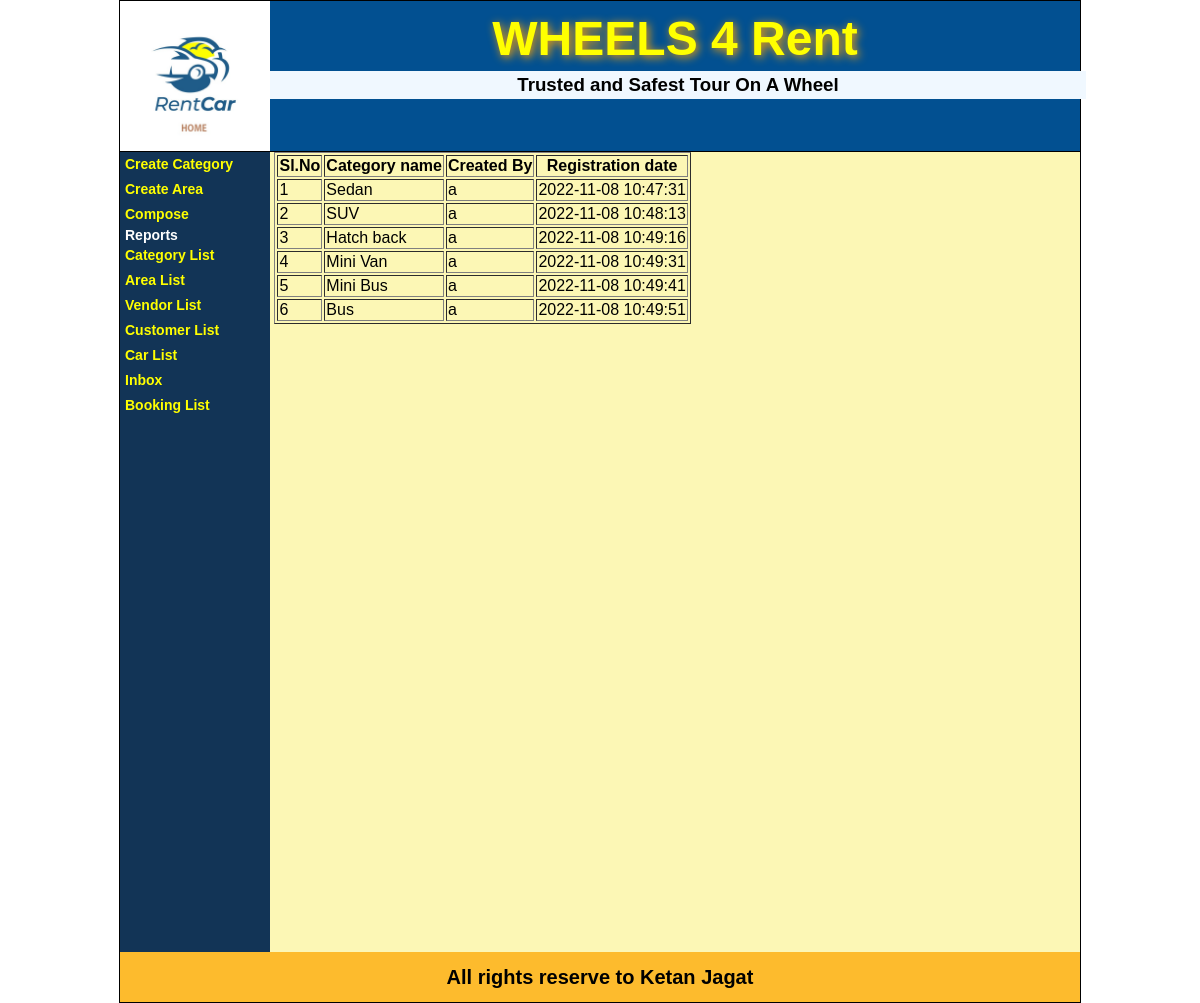
The page /showCategoryList.php on the database its author committed.
### tables this page shows
CREATE TABLE IF NOT EXISTS `category_info` (
  `cat_id` int(11) NOT NULL AUTO_INCREMENT,
  `cat_name` varchar(40) NOT NULL,
  `reg_date` datetime NOT NULL,
  `created_by` varchar(30) NOT NULL,
  PRIMARY KEY (`cat_id`)
);

### showCategoryList.php (the view)
<?php
  include("header.php");
?>
<div id='content'>
  <div id='parentDashboard'>
     <div id='leftDiv'>
         <?php
           include("adminMenu.php");
         ?>
     </div>
     <div id='rightDiv'>
      <?php
        include("dbConnect.php");
        $sql = " select * from category_info " ;
        $rsCat = mysqli_query($con,$sql) or die("Query Error");
        echo("<table border='1'>");
        $cnt = 1;
        echo("<tr>");
          echo("<th> Sl.No </th>");
          echo("<th> Category name </th>");
          echo("<th> Created By </th>");
          echo("<th> Registration date </th>");
          echo("</tr>");
        while( $row = mysqli_fetch_array($rsCat) )
        {
          echo("<tr>");
          echo("<td>");
          echo($cnt++);
          echo("</td>");
          echo("<td>");
          echo($row["cat_name"]);
          echo("</td>");
          echo("<td>");
          echo($row["created_by"]);
          echo("</td>");
          echo("<td>");
          echo($row["reg_date"]);
          echo("</td>");
          echo("</tr>");
        }
        echo("</table>");
      ?>
     </div>
  </div>
</div>
<?php
  include("footer.php");
?>

### css/style.css (style rules this page uses)
body { padding: 0px; margin: 0px; font-family: Verdana, Geneva, Tahoma, sans-serif; }
#content { min-height: 450px; }
#parentDashboard { background-color:#fcf7b5; width: 100%; height: auto; min-height:450px ; }
#leftDiv { background-color: #123456; width: 150px; min-height:800px; display: inline-block; vertical-align: top; }
#rightDiv { vertical-align: top; background-color:#fcf7b5; width: 800px; min-height:800px; display: inline-block; margin-right:0px; }

### rows shown on the page
category_info: cat_name "Sedan", created_by "a", reg_date "2022-11-08 10:47:31"
category_info: cat_name "SUV", created_by "a", reg_date "2022-11-08 10:48:13"
category_info: cat_name "Hatch back", created_by "a", reg_date "2022-11-08 10:49:16"
category_info: cat_name "Mini Van", created_by "a", reg_date "2022-11-08 10:49:31"
category_info: cat_name "Mini Bus", created_by "a", reg_date "2022-11-08 10:49:41"
category_info: cat_name "Bus", created_by "a", reg_date "2022-11-08 10:49:51"
